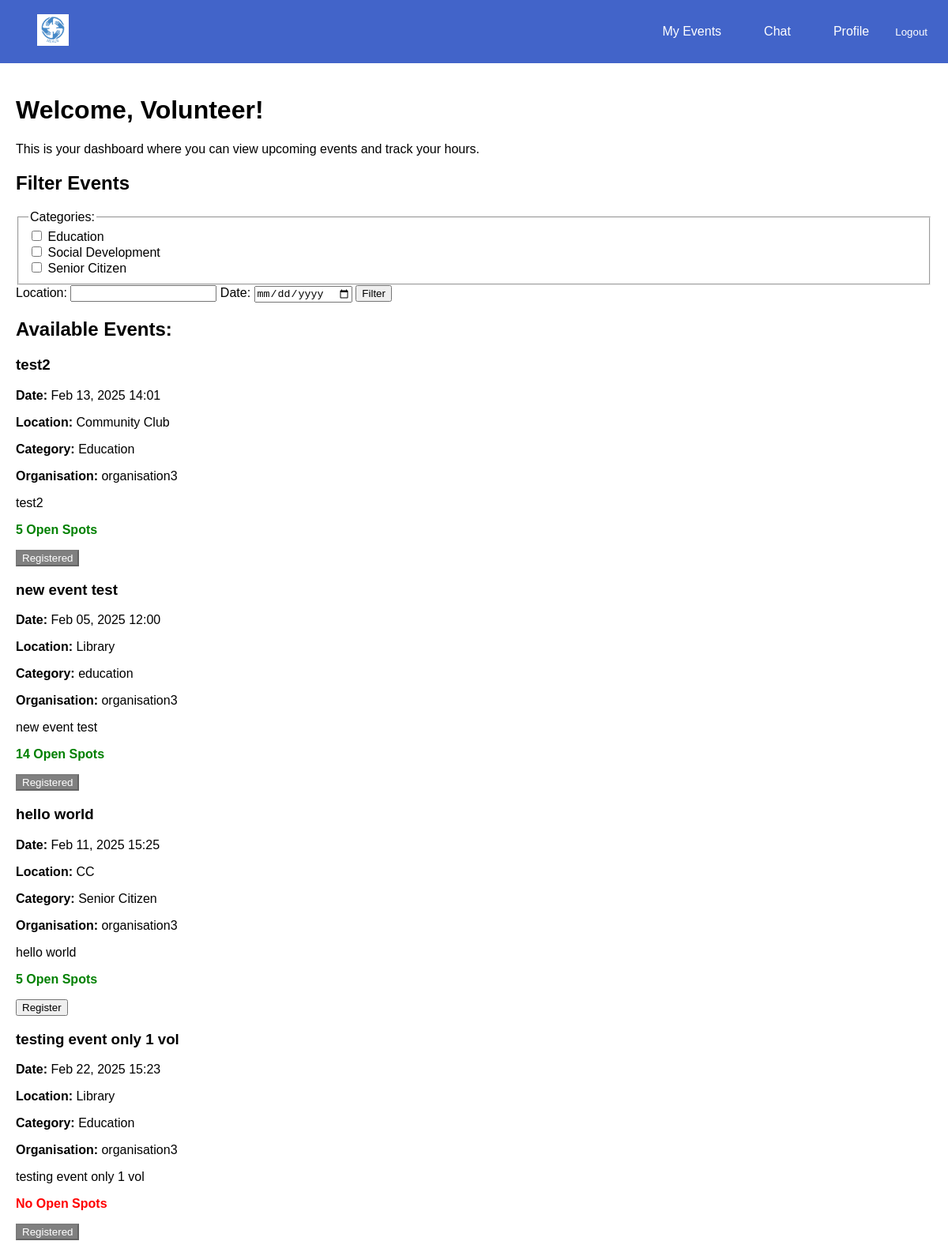
Page /events/dashboard/volunteer/ (signed in) on the committed database.
### events/models.py (models this page shows, shortened)
class Event(models.Model):
    CATEGORY_CHOICES = [
        ('Education', 'Education'),
        ('Social Development', 'Social Development'),
        ('Senior Citizen', 'Senior Citizen'),
    ]
    organisation = models.ForeignKey(settings.AUTH_USER_MODEL, on_delete=models.CASCADE)
    name = models.CharField(max_length=255)
    description = models.TextField()
    date = models.DateTimeField()
    location = models.CharField(max_length=255)
    volunteers_needed = models.PositiveIntegerField()
    roles_responsibilities = models.TextField()
    category = models.CharField(max_length=50, choices=CATEGORY_CHOICES, blank=False, default='Education')

### accounts/models.py (models this page shows, shortened)
class CustomUser(AbstractUser):
    USER_TYPE_CHOICES = [
        ('volunteer', 'Volunteer'),
        ('organisation', 'Organisation'),
    ]
    user_type = models.CharField(max_length=20, choices=USER_TYPE_CHOICES)
    contact_number = models.CharField(max_length=10, blank= True, null=True)
    full_name = models.CharField(max_length=255, blank=True, null=True)
    personnel_name = models.CharField(max_length=255, blank=True, null=True)
    profile_picture = models.ImageField(upload_to='profile_pics', blank=True, null=True)

### events/views.py (the view)
# urls.py: path('dashboard/volunteer/', views.volunteer_dashboard, name='volunteer_dashboard'),
@login_required
def volunteer_dashboard(request):
    if request.user.user_type == 'volunteer':
        events = Event.objects.all()
        registered_event_ids = set(
            VolunteerEvent.objects.filter(volunteer=request.user, status='registered')
            .values_list('event_id', flat=True)
        )
        selected_categories = request.GET.getlist('category')
        location = request.GET.get('location', '').strip()
        date = request.GET.get('date', '').strip()
        if selected_categories:
            events = events.filter(category__in=selected_categories)
        if location:
            events = events.filter(location__icontains=location)
        if date:
            events = events.filter(date=date)
        category_choices = dict(Event.CATEGORY_CHOICES)
        categories = list(category_choices.keys())
        for event in events:
            event.volunteer_count = VolunteerEvent.objects.filter(event=event, status='registered').count()
            event.open_spots = max(event.volunteers_needed - event.volunteer_count, 0)
        return render(request, 'events/volunteer_dashboard.html', {
            'events': events,
            'categories': categories,
            'category_labels': category_choices,
            'selected_categories': selected_categories,
            'registered_event_ids': registered_event_ids,
        })
    return redirect('home')

### events/templates/events/volunteer_dashboard.html (shortened to what this page needs)
{% extends 'base.html' %}
{% block content %}
    <h1>Welcome, Volunteer!</h1>
    <p>This is your dashboard where you can view upcoming events and track your hours.</p>
    <h2>Filter Events</h2>
    <form method="get">
        <fieldset>
            <legend>Categories:</legend>
            {% for category in categories %}
                <label>
                    <input type="checkbox" name="category" value="{{ category }}"
                           {% if category in selected_categories %}checked{% endif %}>
                    {{ category }}
                </label><br>
            {% endfor %}
        </fieldset>
        <label for="location">Location:</label>
        <input type="text" name="location" id="location" value="{{ request.GET.location }}">
        <label for="date">Date:</label>
        <input type="date" name="date" id="date" value="{{ request.GET.date }}">
        <button type="submit">Filter</button>
    </form>
    <h2>Available Events:</h2>
    {% if events %}
        {% for event in events %}
            <div class="event-card">
                <h3>{{ event.name }}</h3>
                <p><strong>Date:</strong> {{ event.date|date:"M d, Y H:i" }}</p>
                <p><strong>Location:</strong> {{ event.location }}</p>
                <p><strong>Category:</strong> {{ event.get_category_display }}</p>
                <p><strong>Organisation:</strong> {{ event.organisation.username }}</p>
                <p>{{ event.description }}</p>
                {% if event.open_spots > 0 %}
                    <p style="color: green;"><strong>{{ event.open_spots }} Open Spot{{ event.open_spots|pluralize }}</strong></p>
                {% else %}
                    <p style="color: red;"><strong>No Open Spots</strong></p>
                {% endif %}
                {% if event.id in registered_event_ids %}
                    <button disabled style="background-color: grey; color: white;">Registered</button>
                {% elif event.open_spots > 0%}
                    <form action="{% url 'events:register_for_event' event.id %}" method="post">
                        <button type="submit">Register</button>
                    </form>
                {% endif %}
            </div>
        {% endfor %}
    {% else %}
        <p>No events found matching your criteria.</p>
    {% endif %}
{% endblock %}

### templates/base.html (shortened to what this page needs)
{% load static %}
<!DOCTYPE html>
<html lang="en">
<head>
</head>
<body>
<div class="navbar">
    {% load static %}
    <a href="{% if request.user.user_type == 'organisation' %}{% url 'events:organisation_dashboard' %}{% else %}{% url 'events:volunteer_dashboard' %}{% endif %}">
        <img src="{% static 'images/Nexus_logo.png' %}" alt="Logo" style="height: 40px;">
    </a>
    <div class="navbar-right">
        <a href="{% if request.user.user_type == 'organisation' %}
        {% url 'events:organisation_events' %}{% else %}
        {% url 'events:volunteer_events' %}{% endif %}">My Events</a>
        <a href="{% url 'chat:chat_home' %}">Chat</a>
        {% if request.user.is_authenticated %}
            <a href="{% url 'accounts:profile' %}">Profile</a>
        {% endif %}
        <form action="{% url 'accounts:logout' %}" method="post" style="display:inline;">
            <button type="submit" style="background:none; border:none; color:white; cursor:pointer;">Logout</button>
        </form>
    </div>
</div>
<div class="content">
    {% block content %}
    {% endblock %}
</div>
</body>
</html>

### templates/base.html (style rules this page uses)
body { margin: 0; font-family: Arial, sans-serif; }
.navbar { display: flex; justify-content: space-between; align-items: center; background-color: #4264c9; padding: 10px 20px; }
.navbar img { height: 40px; cursor: pointer; }
.navbar a { color: rgb(255, 255, 255); text-decoration: none; margin: 0 15px; padding: 8px 12px; border-radius: 5px; }
.navbar-right { display: flex; align-items: center; }
.content { padding: 20px; }

### rows in the picture
Event: name "test2", date "Feb 13, 2025 14:01", location "Community Club", category "Education", organisation.username "organisation3", description "test2", open_spots "5", shows "Registered"
Event: name "new event test", date "Feb 05, 2025 12:00", location "Library", category "education", organisation.username "organisation3", description "new event test", open_spots "14", shows "Registered"
Event: name "hello world", date "Feb 11, 2025 15:25", location "CC", category "Senior Citizen", organisation.username "organisation3", description "hello world", open_spots "5", shows "Register"
Event: name "testing event only 1 vol", date "Feb 22, 2025 15:23", location "Library", category "Education", organisation.username "organisation3", description "testing event only 1 vol", shows "No Open Spots", shows "Registered"

### other values in the picture
{{ category }} "Education" "Social Development" "Senior Citizen"
